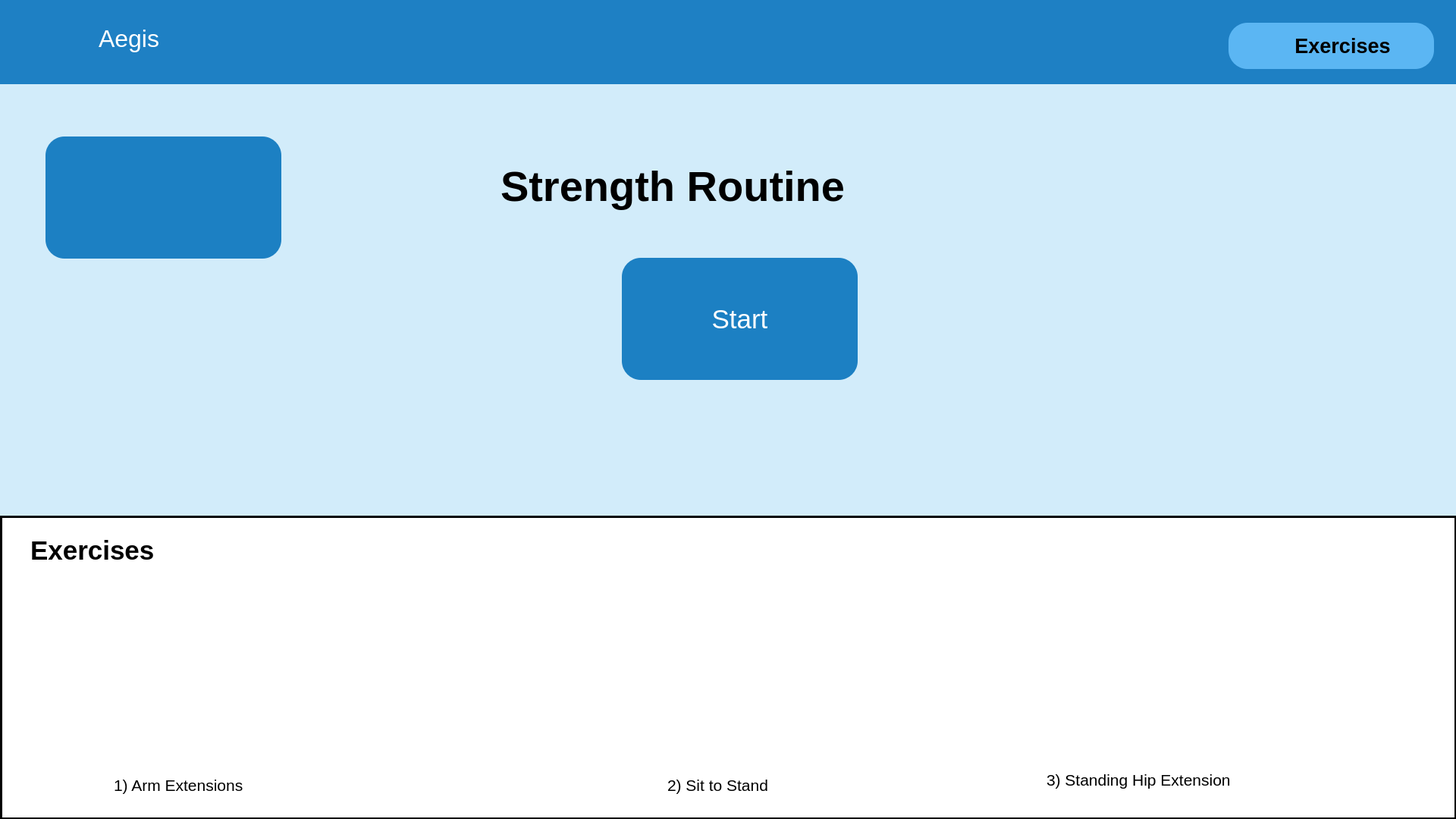
<?xml version="1.0" encoding="UTF-8"?>
<ui version="4.0">
 <class>StrengthStartWindow</class>
 <widget class="QMainWindow" name="StrengthStartWindow">
  <property name="geometry">
   <rect>
    <x>0</x>
    <y>0</y>
    <width>1920</width>
    <height>1080</height>
   </rect>
  </property>
  <property name="font">
   <font>
    <weight>75</weight>
    <bold>true</bold>
   </font>
  </property>
  <property name="contextMenuPolicy">
   <enum>Qt::NoContextMenu</enum>
  </property>
  <property name="windowTitle">
   <string>RoutineSelectWindow</string>
  </property>
  <property name="layoutDirection">
   <enum>Qt::LeftToRight</enum>
  </property>
  <property name="autoFillBackground">
   <bool>false</bool>
  </property>
  <property name="styleSheet">
   <string notr="true">background-color: #D2ECFA;border: none</string>
  </property>
  <property name="toolButtonStyle">
   <enum>Qt::ToolButtonTextUnderIcon</enum>
  </property>
  <widget class="QWidget" name="centralWidget">
   <widget class="QFrame" name="frame_2">
    <property name="geometry">
     <rect>
      <x>0</x>
      <y>0</y>
      <width>1921</width>
      <height>111</height>
     </rect>
    </property>
    <property name="styleSheet">
     <string notr="true">background-color: #1E80C4</string>
    </property>
    <property name="frameShape">
     <enum>QFrame::StyledPanel</enum>
    </property>
    <property name="frameShadow">
     <enum>QFrame::Raised</enum>
    </property>
    <widget class="QLabel" name="Aegis">
     <property name="geometry">
      <rect>
       <x>130</x>
       <y>20</y>
       <width>151</width>
       <height>61</height>
      </rect>
     </property>
     <property name="font">
      <font>
       <pointsize>24</pointsize>
      </font>
     </property>
     <property name="focusPolicy">
      <enum>Qt::NoFocus</enum>
     </property>
     <property name="styleSheet">
      <string notr="true">color: #ffffff</string>
     </property>
     <property name="text">
      <string>Aegis</string>
     </property>
    </widget>
    <widget class="QLabel" name="ExercisePageLabel_Icon">
     <property name="geometry">
      <rect>
       <x>1650</x>
       <y>40</y>
       <width>31</width>
       <height>41</height>
      </rect>
     </property>
     <property name="styleSheet">
      <string notr="true">background:transparent</string>
     </property>
     <property name="text">
      <string/>
     </property>
     <property name="pixmap">
      <pixmap>noun_Warmup.png</pixmap>
     </property>
     <property name="scaledContents">
      <bool>true</bool>
     </property>
    </widget>
    <widget class="QLabel" name="ExercisePageLabel_BG">
     <property name="geometry">
      <rect>
       <x>1620</x>
       <y>30</y>
       <width>271</width>
       <height>61</height>
      </rect>
     </property>
     <property name="sizePolicy">
      <sizepolicy hsizetype="Minimum" vsizetype="Fixed">
       <horstretch>0</horstretch>
       <verstretch>0</verstretch>
      </sizepolicy>
     </property>
     <property name="palette">
      <palette>
       <active>
        <colorrole role="Button">
         <brush brushstyle="SolidPattern">
          <color alpha="255">
           <red>91</red>
           <green>182</green>
           <blue>243</blue>
          </color>
         </brush>
        </colorrole>
        <colorrole role="Base">
         <brush brushstyle="SolidPattern">
          <color alpha="255">
           <red>91</red>
           <green>182</green>
           <blue>243</blue>
          </color>
         </brush>
        </colorrole>
        <colorrole role="Window">
         <brush brushstyle="SolidPattern">
          <color alpha="255">
           <red>91</red>
           <green>182</green>
           <blue>243</blue>
          </color>
         </brush>
        </colorrole>
       </active>
       <inactive>
        <colorrole role="Button">
         <brush brushstyle="SolidPattern">
          <color alpha="255">
           <red>91</red>
           <green>182</green>
           <blue>243</blue>
          </color>
         </brush>
        </colorrole>
        <colorrole role="Base">
         <brush brushstyle="SolidPattern">
          <color alpha="255">
           <red>91</red>
           <green>182</green>
           <blue>243</blue>
          </color>
         </brush>
        </colorrole>
        <colorrole role="Window">
         <brush brushstyle="SolidPattern">
          <color alpha="255">
           <red>91</red>
           <green>182</green>
           <blue>243</blue>
          </color>
         </brush>
        </colorrole>
       </inactive>
       <disabled>
        <colorrole role="Button">
         <brush brushstyle="SolidPattern">
          <color alpha="255">
           <red>91</red>
           <green>182</green>
           <blue>243</blue>
          </color>
         </brush>
        </colorrole>
        <colorrole role="Base">
         <brush brushstyle="SolidPattern">
          <color alpha="255">
           <red>91</red>
           <green>182</green>
           <blue>243</blue>
          </color>
         </brush>
        </colorrole>
        <colorrole role="Window">
         <brush brushstyle="SolidPattern">
          <color alpha="255">
           <red>91</red>
           <green>182</green>
           <blue>243</blue>
          </color>
         </brush>
        </colorrole>
       </disabled>
      </palette>
     </property>
     <property name="font">
      <font>
       <pointsize>20</pointsize>
      </font>
     </property>
     <property name="layoutDirection">
      <enum>Qt::LeftToRight</enum>
     </property>
     <property name="autoFillBackground">
      <bool>false</bool>
     </property>
     <property name="styleSheet">
      <string notr="true">background-color: #5BB6F3; border-radius: 25px;</string>
     </property>
     <property name="text">
      <string/>
     </property>
     <property name="alignment">
      <set>Qt::AlignCenter</set>
     </property>
    </widget>
    <widget class="QLabel" name="ExercisePageLabel_Words">
     <property name="geometry">
      <rect>
       <x>1650</x>
       <y>40</y>
       <width>241</width>
       <height>40</height>
      </rect>
     </property>
     <property name="sizePolicy">
      <sizepolicy hsizetype="Minimum" vsizetype="Fixed">
       <horstretch>0</horstretch>
       <verstretch>0</verstretch>
      </sizepolicy>
     </property>
     <property name="palette">
      <palette>
       <active>
        <colorrole role="Button">
         <brush brushstyle="SolidPattern">
          <color alpha="0">
           <red>0</red>
           <green>0</green>
           <blue>0</blue>
          </color>
         </brush>
        </colorrole>
        <colorrole role="Base">
         <brush brushstyle="SolidPattern">
          <color alpha="0">
           <red>0</red>
           <green>0</green>
           <blue>0</blue>
          </color>
         </brush>
        </colorrole>
        <colorrole role="Window">
         <brush brushstyle="SolidPattern">
          <color alpha="0">
           <red>0</red>
           <green>0</green>
           <blue>0</blue>
          </color>
         </brush>
        </colorrole>
       </active>
       <inactive>
        <colorrole role="Button">
         <brush brushstyle="SolidPattern">
          <color alpha="0">
           <red>0</red>
           <green>0</green>
           <blue>0</blue>
          </color>
         </brush>
        </colorrole>
        <colorrole role="Base">
         <brush brushstyle="SolidPattern">
          <color alpha="0">
           <red>0</red>
           <green>0</green>
           <blue>0</blue>
          </color>
         </brush>
        </colorrole>
        <colorrole role="Window">
         <brush brushstyle="SolidPattern">
          <color alpha="0">
           <red>0</red>
           <green>0</green>
           <blue>0</blue>
          </color>
         </brush>
        </colorrole>
       </inactive>
       <disabled>
        <colorrole role="Button">
         <brush brushstyle="SolidPattern">
          <color alpha="0">
           <red>0</red>
           <green>0</green>
           <blue>0</blue>
          </color>
         </brush>
        </colorrole>
        <colorrole role="Base">
         <brush brushstyle="SolidPattern">
          <color alpha="0">
           <red>0</red>
           <green>0</green>
           <blue>0</blue>
          </color>
         </brush>
        </colorrole>
        <colorrole role="Window">
         <brush brushstyle="SolidPattern">
          <color alpha="0">
           <red>0</red>
           <green>0</green>
           <blue>0</blue>
          </color>
         </brush>
        </colorrole>
       </disabled>
      </palette>
     </property>
     <property name="font">
      <font>
       <pointsize>20</pointsize>
       <weight>75</weight>
       <bold>true</bold>
      </font>
     </property>
     <property name="layoutDirection">
      <enum>Qt::LeftToRight</enum>
     </property>
     <property name="autoFillBackground">
      <bool>false</bool>
     </property>
     <property name="styleSheet">
      <string notr="true">background:transparent</string>
     </property>
     <property name="text">
      <string>Exercises</string>
     </property>
     <property name="alignment">
      <set>Qt::AlignCenter</set>
     </property>
    </widget>
    <widget class="QLabel" name="label">
     <property name="geometry">
      <rect>
       <x>40</x>
       <y>10</y>
       <width>71</width>
       <height>81</height>
      </rect>
     </property>
     <property name="text">
      <string/>
     </property>
     <property name="pixmap">
      <pixmap>project_aegis_launcher.png</pixmap>
     </property>
     <property name="scaledContents">
      <bool>true</bool>
     </property>
    </widget>
    <zorder>ExercisePageLabel_BG</zorder>
    <zorder>Aegis</zorder>
    <zorder>ExercisePageLabel_Icon</zorder>
    <zorder>ExercisePageLabel_Words</zorder>
    <zorder>label</zorder>
   </widget>
   <widget class="QPushButton" name="BackButton_Button">
    <property name="geometry">
     <rect>
      <x>60</x>
      <y>180</y>
      <width>311</width>
      <height>161</height>
     </rect>
    </property>
    <property name="styleSheet">
     <string notr="true">background: #1C80C3; border-radius:25px;</string>
    </property>
    <property name="text">
     <string/>
    </property>
    <property name="icon">
     <iconset>
      <normaloff>back white.png</normaloff>back white.png</iconset>
    </property>
    <property name="iconSize">
     <size>
      <width>70</width>
      <height>70</height>
     </size>
    </property>
   </widget>
   <widget class="QPushButton" name="Start_Button">
    <property name="geometry">
     <rect>
      <x>820</x>
      <y>340</y>
      <width>311</width>
      <height>161</height>
     </rect>
    </property>
    <property name="font">
     <font>
      <pointsize>26</pointsize>
     </font>
    </property>
    <property name="styleSheet">
     <string notr="true">background: #1C80C3; border-radius:25px; color:#fff</string>
    </property>
    <property name="text">
     <string>Start</string>
    </property>
    <property name="iconSize">
     <size>
      <width>70</width>
      <height>70</height>
     </size>
    </property>
   </widget>
   <widget class="QLabel" name="Title">
    <property name="geometry">
     <rect>
      <x>660</x>
      <y>190</y>
      <width>631</width>
      <height>111</height>
     </rect>
    </property>
    <property name="font">
     <font>
      <pointsize>42</pointsize>
      <weight>75</weight>
      <bold>true</bold>
     </font>
    </property>
    <property name="styleSheet">
     <string notr="true">background-color: transparent</string>
    </property>
    <property name="text">
     <string>Strength Routine</string>
    </property>
   </widget>
   <widget class="QLabel" name="icon">
    <property name="geometry">
     <rect>
      <x>1330</x>
      <y>220</y>
      <width>231</width>
      <height>291</height>
     </rect>
    </property>
    <property name="text">
     <string/>
    </property>
    <property name="pixmap">
     <pixmap>exer_strength.PNG</pixmap>
    </property>
    <property name="scaledContents">
     <bool>true</bool>
    </property>
   </widget>
   <widget class="QLabel" name="label_3">
    <property name="geometry">
     <rect>
      <x>0</x>
      <y>680</y>
      <width>1921</width>
      <height>401</height>
     </rect>
    </property>
    <property name="styleSheet">
     <string notr="true">background:#fff;border-style:solid; border-color:black; border-width: 3px;</string>
    </property>
    <property name="text">
     <string/>
    </property>
   </widget>
   <widget class="QLabel" name="Title_2">
    <property name="geometry">
     <rect>
      <x>40</x>
      <y>670</y>
      <width>241</width>
      <height>111</height>
     </rect>
    </property>
    <property name="font">
     <font>
      <pointsize>26</pointsize>
      <weight>75</weight>
      <bold>true</bold>
     </font>
    </property>
    <property name="styleSheet">
     <string notr="true">background-color: transparent</string>
    </property>
    <property name="text">
     <string>Exercises</string>
    </property>
   </widget>
   <widget class="QLabel" name="Video_1">
    <property name="geometry">
     <rect>
      <x>150</x>
      <y>980</y>
      <width>241</width>
      <height>111</height>
     </rect>
    </property>
    <property name="font">
     <font>
      <pointsize>16</pointsize>
      <weight>50</weight>
      <bold>false</bold>
     </font>
    </property>
    <property name="styleSheet">
     <string notr="true">background-color: transparent</string>
    </property>
    <property name="text">
     <string>1) Arm Extensions</string>
    </property>
   </widget>
   <widget class="QLabel" name="Video_2">
    <property name="geometry">
     <rect>
      <x>880</x>
      <y>980</y>
      <width>241</width>
      <height>111</height>
     </rect>
    </property>
    <property name="font">
     <font>
      <pointsize>16</pointsize>
      <weight>50</weight>
      <bold>false</bold>
     </font>
    </property>
    <property name="styleSheet">
     <string notr="true">background-color: transparent</string>
    </property>
    <property name="text">
     <string>2) Sit to Stand</string>
    </property>
   </widget>
   <widget class="QLabel" name="Video_3">
    <property name="geometry">
     <rect>
      <x>1380</x>
      <y>973</y>
      <width>311</width>
      <height>111</height>
     </rect>
    </property>
    <property name="font">
     <font>
      <pointsize>16</pointsize>
      <weight>50</weight>
      <bold>false</bold>
     </font>
    </property>
    <property name="styleSheet">
     <string notr="true">background-color: transparent</string>
    </property>
    <property name="text">
     <string>3) Standing Hip Extension</string>
    </property>
   </widget>
   <zorder>BackButton_Button</zorder>
   <zorder>frame_2</zorder>
   <zorder>Start_Button</zorder>
   <zorder>Title</zorder>
   <zorder>icon</zorder>
   <zorder>label_3</zorder>
   <zorder>Title_2</zorder>
   <zorder>Video_1</zorder>
   <zorder>Video_2</zorder>
   <zorder>Video_3</zorder>
  </widget>
 </widget>
 <layoutdefault spacing="6" margin="11"/>
 <resources/>
 <connections/>
</ui>
